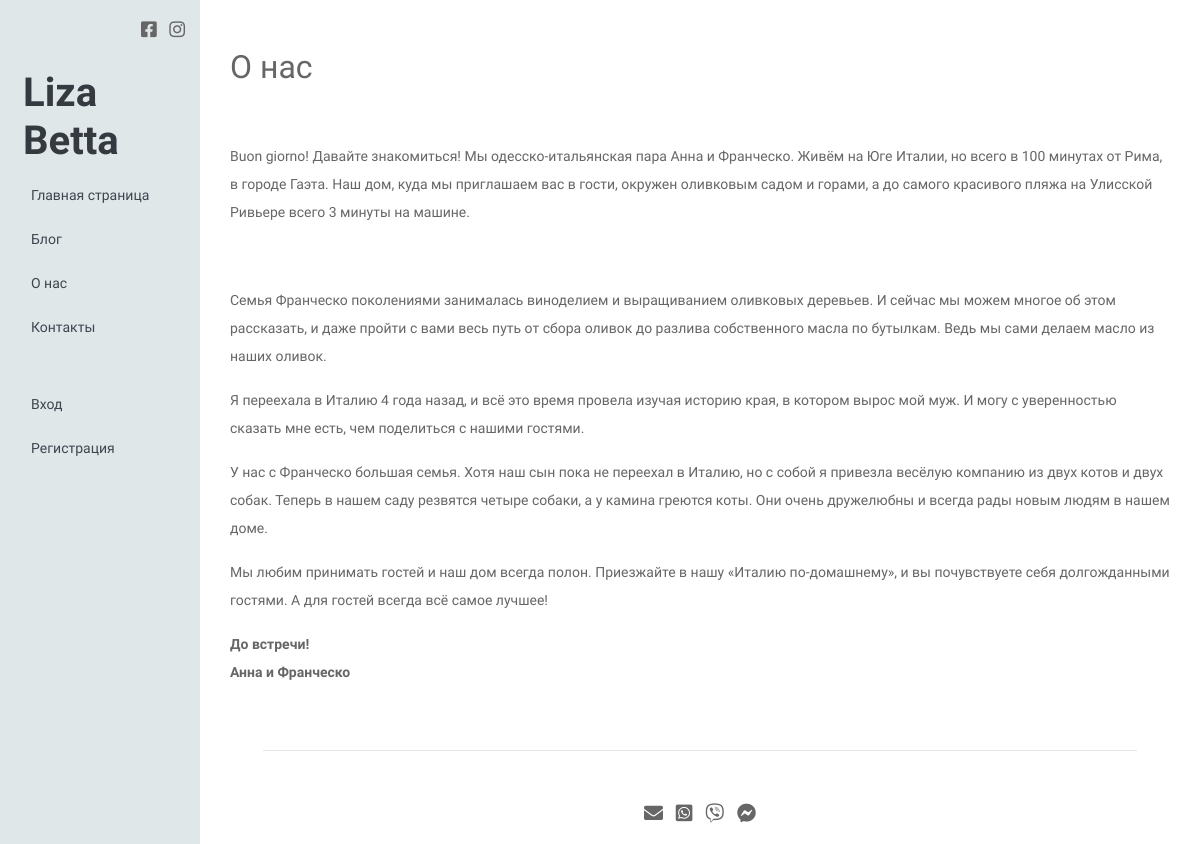
The page /about_us on the database its author committed.
### mainapp/models.py (models this page shows, shortened)
class StaticPage(models.Model):
    title = models.CharField("Название", max_length=200)
    content = RichTextField("Контент", null=True, blank=True)
    status = models.BooleanField("Опубликовать?", default=False)
    menu = models.BooleanField("Выставить в меню?", default=False)
    slug = models.SlugField(max_length=150, db_index=True, null=True, blank=True, unique=True)

### mainapp/views.py (the view)
# urls.py: path('<slug:slug>', StaticPageView.as_view(), name='static_page'),
class StaticPageView(DetailView):
    model = StaticPage
    slug_field = "slug"
    template_name = "mainapp/blog/static_page.html"

### mainapp/templates/mainapp/blog/static_page.html (shortened to what this page needs)
{% extends "base.html" %}
{% block content %}
<div class="col-12 mt-5">
<h2>{{ staticpage.title }}</h2>
<p class="py-3">{{ staticpage.content|safe }}</p>
</div>
{% endblock %}

### static/css/style.css (style rules this page uses)
body { font-family: 'Comfortaa', cursive; font-size: 14px; background-color: #fff; color: #666; font-weight: 500; line-height: 2em; -webkit-font-smoothing: antialiased; }
h1, h2, h3, h4, h5, h6, .h1, .h2, .h3, .h4, .h5, .h6 { font-family: 'Oswald', sans-serif; }
p { vertical-align: baseline; }

### rows shown on the page
StaticPage: title "О нас", content "Buon giorno! Давайте знакомиться! Мы одесско-итальянская пара Анна и Франческо. Живём на Юге Италии, но всего в 100 минутах от Рима, в городе Гаэта. Наш дом, куда мы приглашаем вас в гости, окружен оливковым садом и горами, а до самого красивого пляжа на Улисской Ривьере всего 3 минуты на машине. Семья Франческо поколениями занималась виноделием и выращиванием оливковых деревьев. И сейчас мы можем многое об этом рассказать, и даже пройти с вами весь путь от сбора оливок до разлива собственного масла по бутылкам. Ведь мы сами делаем масло из наших оливок. Я переехала в Италию 4 года назад, и всё это время провела изучая историю края, в котором вырос мой муж. И могу с уверенностью сказать мне…"
